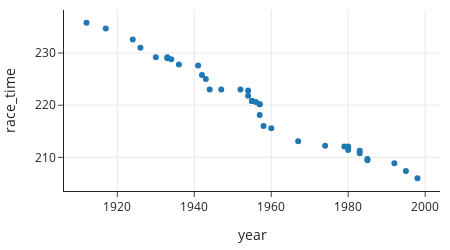

Notebook source saved alongside this figure:
### Markdown cell above
We can create a data frame, and make a plot showing the progress in race times over the years.

### Code cell
px.scatter(men_1500, x='year', y='race_time',
           width=450, height=250)

### Figure 1 — Plotly figure (JSON) as saved in the notebook; plotly's stock layout.template omitted (floating-point values rounded to 4 significant figures)
{"data": [{"hovertemplate": "year=%{x}<br>race_time=%{y}<extra></extra>", "legendgroup": "", "marker": {"color": "#1F77B4", "symbol": "circle"}, "mode": "markers", "name": "", "orientation": "v", "showlegend": false, "type": "scatter", "x": [1912, 1917, 1924, 1926, 1930, 1933, 1933, 1934, 1936, 1941, 1942, 1943, 1944, 1947, 1952, 1954, 1954, 1955, 1955, 1955, 1956, 1957, 1957, 1957, 1958, 1960, 1967, 1974, 1979, 1980, 1980, 1983, 1983, 1985, 1985, 1992, 1995, 1998], "xaxis": "x", "y": [235.8, 234.7, 232.6, 231, 229.2, 229.2, 229, 228.8, 227.8, 227.6, 225.8, 225, 223, 223, 223, 222.8, 221.8, 220.8, 220.8, 220.8, 220.6, 220.2, 220.2, 218.1, 216, 215.6, 213.1, 212.2, 212.1, 212.1, 211.4, 211.2, 210.8, 209.7, 209.5, 208.9, 207.4, 206], "yaxis": "y"}], "layout": {"height": 250, "legend": {"tracegroupgap": 0}, "width": 450, "xaxis": {"anchor": "y", "autorange": true, "domain": [0, 1], "range": [1906.0, 2004.0], "title": {"text": "year"}, "type": "linear"}, "yaxis": {"anchor": "x", "autorange": true, "domain": [0, 1], "range": [203.5, 238.3], "title": {"text": "race_time"}, "type": "linear"}}}
